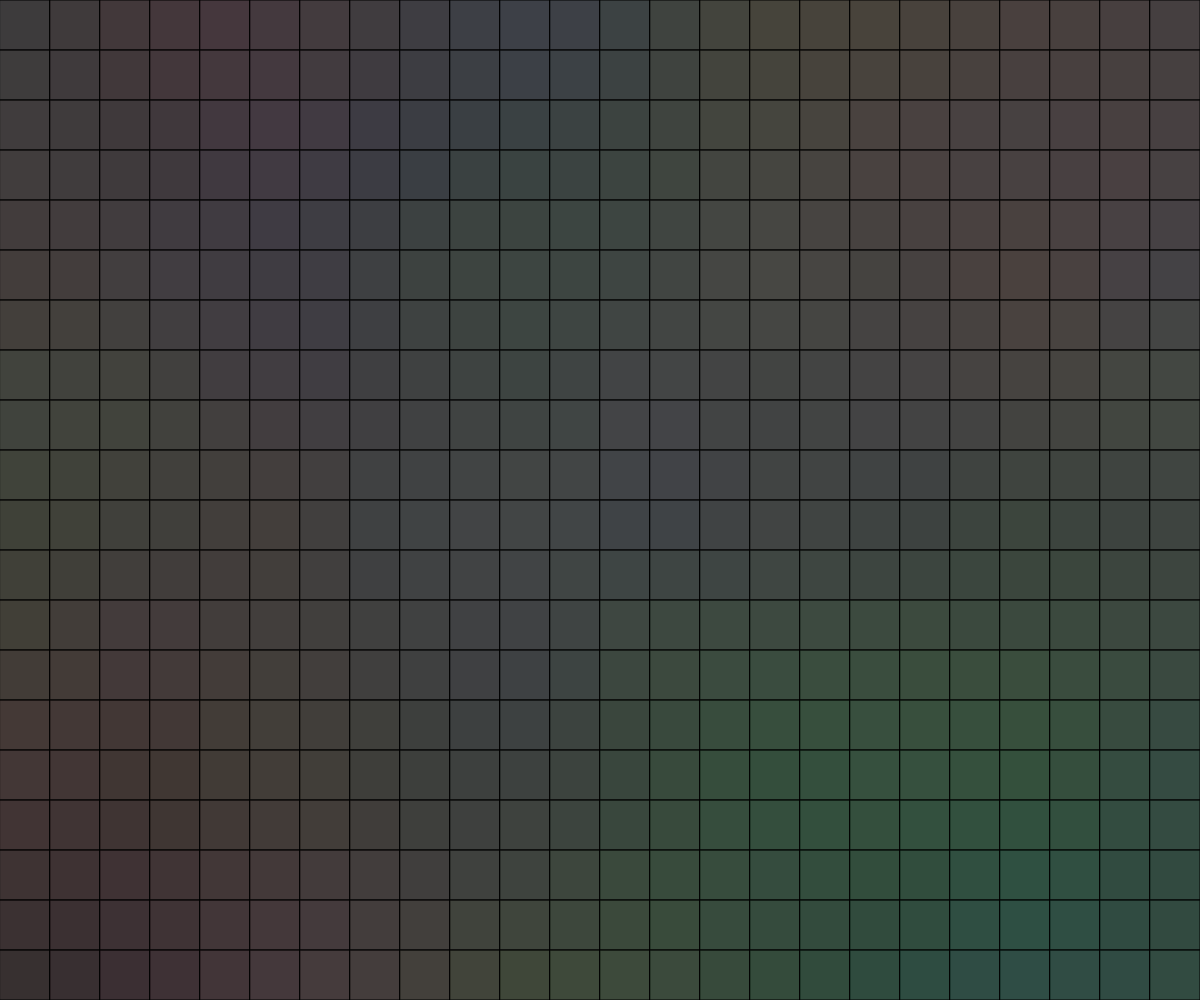
Frame 1 (no input)
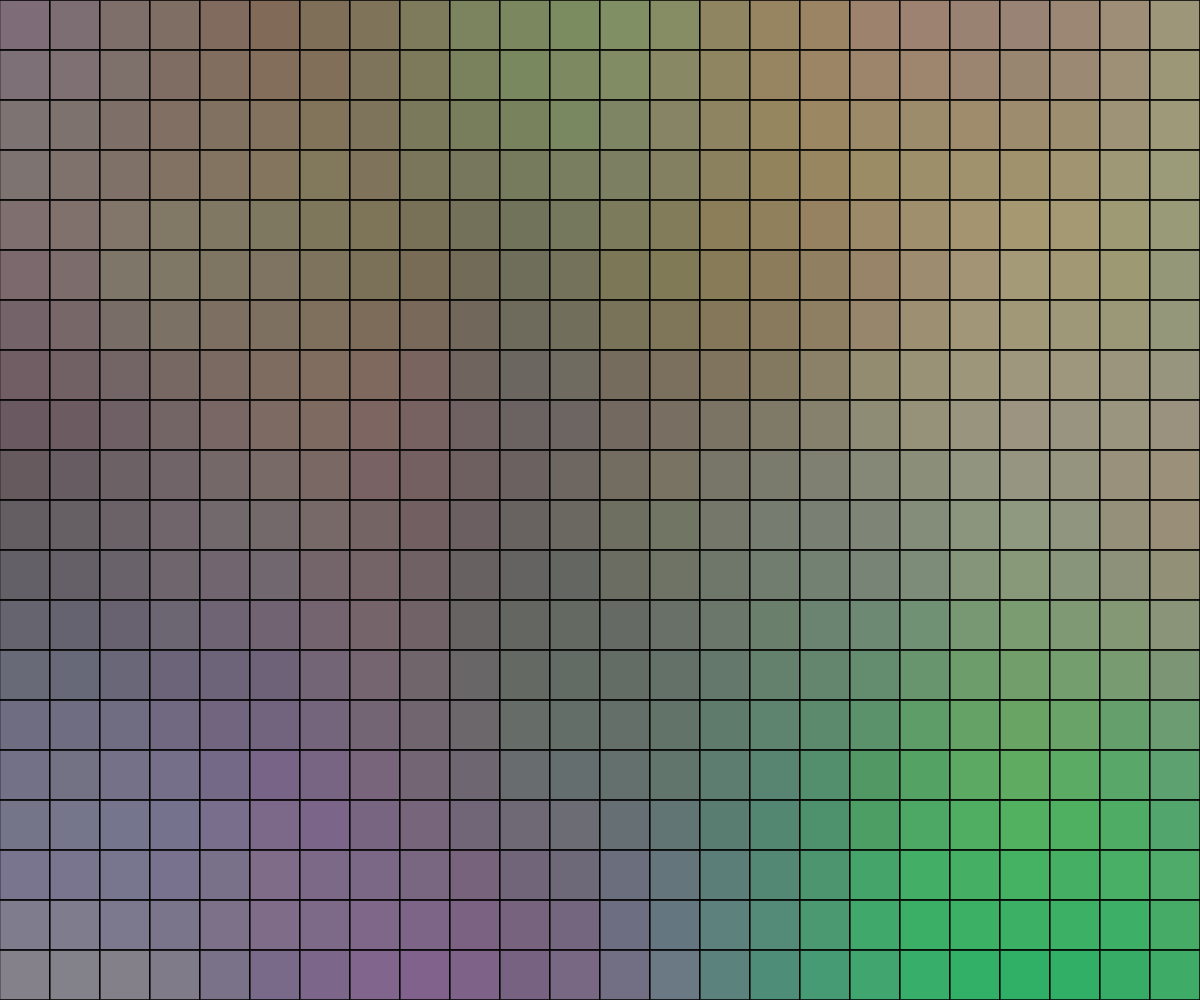
Frame 60 (no input)
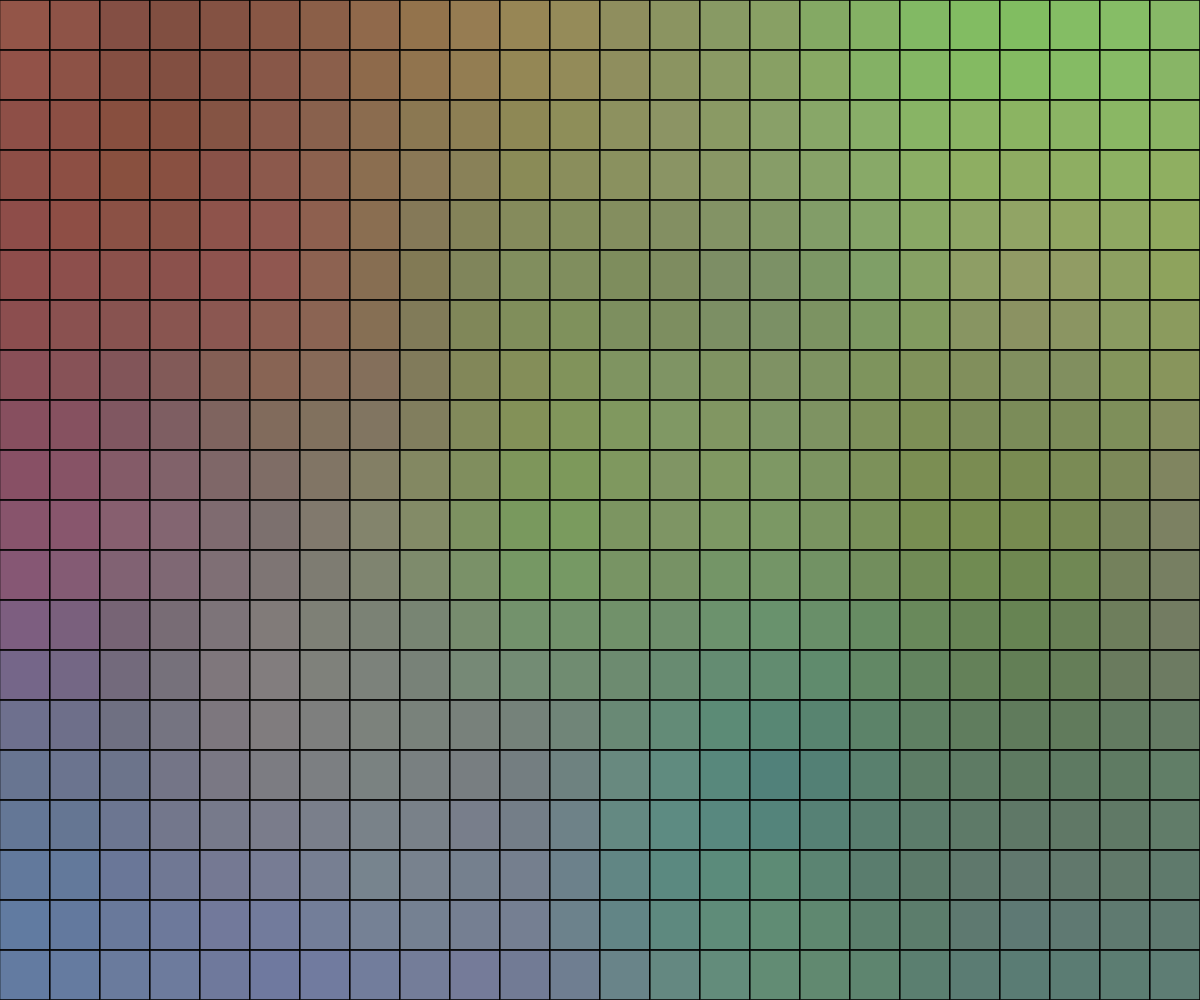
Frame 120 (the mouse pressed at the canvas centre since frame 60)

The p5.js sketch that drew these frames (run headless with seeded random() and noise() and a simulated clock; from frame 60 on, the mouse is pressed at the canvas centre):

// p5.js sketch
// ── sketch.js
let row, col, size;
let x_off = 0,
    y_off = 0,
    z_off = 0,
    increment = 0.05;
let colors = [];

function setup() {
    createCanvas(windowWidth, windowHeight);
    angleMode(DEGREES);

    let baseSize = min(windowWidth, windowHeight);
    size = baseSize * 0.05;
    row = ceil(height / size);
    col = ceil(width / size);

    background(0, 220);
}

function draw() {
    y_off = 0;
    for (let i = 0; i < row; i++) {
        colors[i] = [];
        x_off = 0;
        for (let j = 0; j < col; j++) {
            let x = j * size;
            let y = i * size;

            let r = map(noise(x_off + 10, y_off, z_off), 0, 1, 0, 255);
            let g = map(noise(x_off, y_off + 20, z_off), 0, 1, 0, 255);
            let b = map(noise(x_off, y_off, z_off + 30), 0, 1, 0, 255);
            let c = color(r, g, b, 80);
            colors[i][j] = c;

            fill(c);
            square(x, y, size);

            x_off += increment;
        }
        y_off += increment;
        z_off += 0.0005;
    }
}
